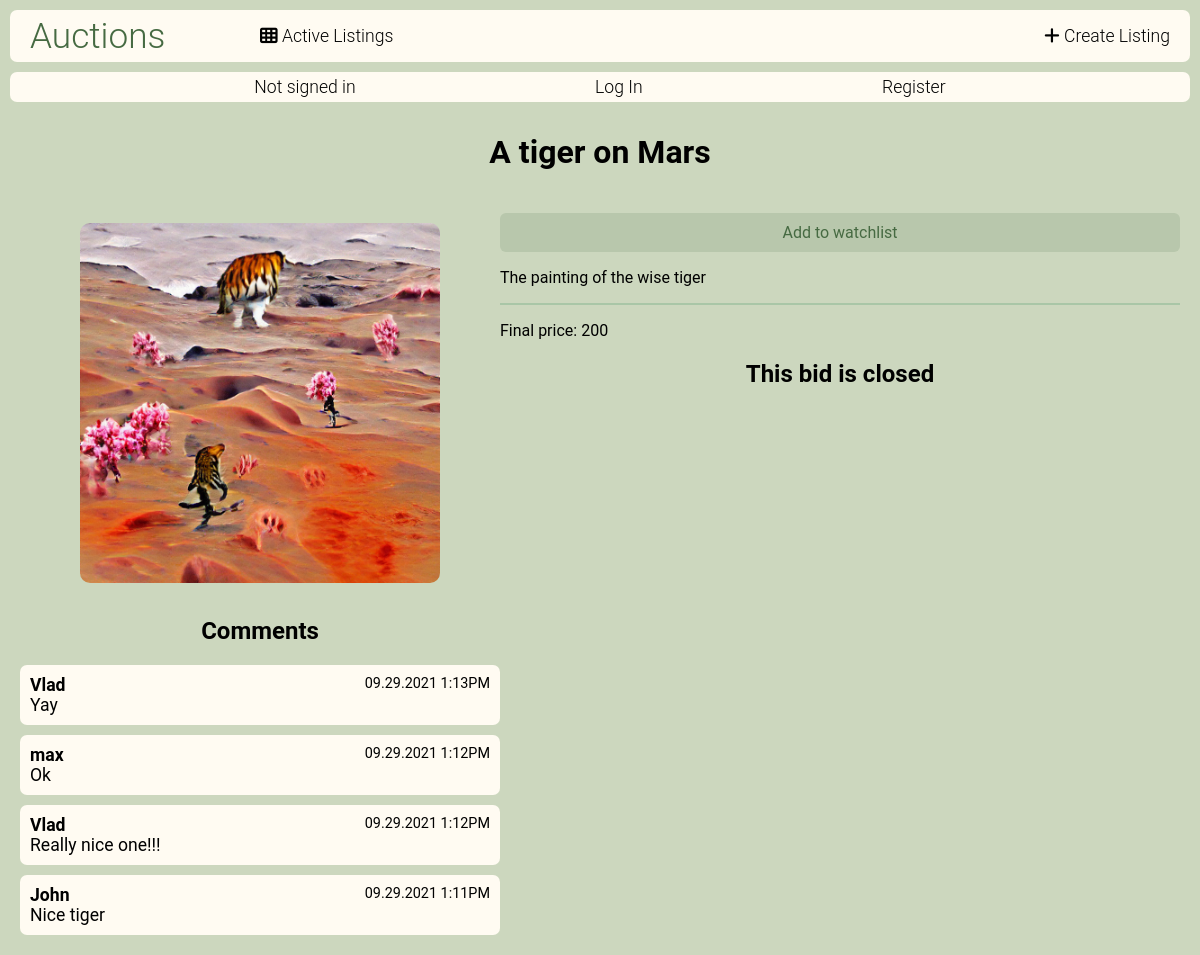
Page /listing/29 on the committed database.
### auctions/models.py (models this page shows, shortened)
class Listing(models.Model):
    title = models.CharField(max_length=64)
    description = models.CharField(max_length=1000)
    starting_price = models.IntegerField(validators=[
        MinValueValidator(1)
    ])
    photo = models.ImageField(upload_to="listings", default=None)
    category = models.ForeignKey(Category, on_delete=models.SET_NULL, related_name="listings", null=True)
    owner = models.ForeignKey(User,related_name="listings", on_delete=models.CASCADE)
    active = models.BooleanField(default=True)
    datetime = models.DateTimeField(default=datetime(2021, 9, 12))
    def highest_bid(self):
        return self.bids.order_by("-value").first()

class Bid(models.Model):
    value = models.IntegerField()
    user = models.ForeignKey(User, on_delete=models.CASCADE, related_name="bids")
    listing = models.ForeignKey(Listing, on_delete=models.CASCADE, related_name="bids")
    datetime = models.DateTimeField(default=datetime(2021, 9, 12))

class Comment(models.Model):
    user = models.ForeignKey(User, on_delete=models.SET_NULL, related_name="comments", null=True)
    text = models.CharField(max_length=500)
    datetime = models.DateTimeField(default=datetime(2021, 9, 12))
    listing = models.ForeignKey(Listing, on_delete=models.CASCADE, related_name="comments")

class User(AbstractUser):
    watchlist = models.ManyToManyField('Listing', blank=True, related_name="users_watching")

### auctions/views.py (the view, shortened to what this page needs)
# urls.py: path("listing/<int:id>", views.listing, name="listing"),
def listing(request, id):
    try:
        listing = Listing.objects.get(pk=id)
    except Listing.DoesNotExist:
        return render(request, "auctions/404.html")
    comments = Comment.objects.filter(listing=listing).order_by("-datetime").all()
    return render(request, "auctions/listing.html", {
        "listing": listing,
        "form": BidForm(),
        "comment_form": CommentForm(),
        "bids": listing.bids.order_by('-value').all(),
        "comments": comments,
    })

### auctions/templates/auctions/listing.html (shortened to what this page needs)
{% extends "auctions/layout.html" %}
{% block body %}
    <div class="page-container">
        <div class="page-title">
            <h1>{{ listing.title }}</h1>
        </div>
        <div class="listing-page-container">
            <div class="listing-page-image-container">
                <img src="{{ listing.photo.url }}" alt="Listing's photo"">
            </div>
            <div class="listing-page-text">
                {% if listing in user.watchlist.all %}
                    <a href="{% url 'unwatch' listing.id %}"><div style="margin: 0;" class="red-label">Remove from watchlist</div></a>
                {% else %}
                    <a href="{% url 'watch' listing.id %}"><div style="margin: 0;" class="green-label">Add to watchlist</div></a>
                {% endif %}
                <p>{{ listing.description }}</p>
                <hr style="border: rgba(46, 139, 86, 0.219) 1px solid;">
                {% if listing.active %}
                    <p>Current price:
                        {% if listing.highest_bid %}
                            {{ listing.highest_bid.value }}
                        {% else %}
                            {{ listing.starting_price }}
                        {% endif %}
                    </p>
                    <p>{{ listing.bids.count }} bid(s) so far.</p>
                    {% if user == listing.owner %}
                        <h2>Bid history:</h2>
                        <ul>
                            {% for bid in bids %}
                            <li>{{ bid.value }} by {{ bid.user }}</li>
                            {% empty %}
                            <li>No bids yet</li>
                            {% endfor %}
                        </ul>
                        <a href="{% url 'deactivate' listing.id %}"><div style="margin: 0;" class="red-label">Close this listing</div></a>
                    {% elif user.is_authenticated %}
                    <h2 style="text-align: center;">Place a bid</h2>
                    <form action="{% url 'listing' listing.id %}" method="POST">
                        {% csrf_token %}
                        {{ form }}
                        <input class="form-submit" type="submit" name="place_bid" value="Bid">
                    </form>
                    {% endif %}
                {% else %}
                    <p>Final price:
                        {% if listing.highest_bid %}
                            {{ listing.highest_bid.value }}
                        {% else %}
                            {{ listing.starting_price }}
                        {% endif %}
                    </p>
                    {% if listing.highest_bid.user == user %}
                        <h2 class="subheader">Congratulations! You won the bid!</h2>
                    {% else %}
                        <h2 class="subheader">This bid is closed</h2>
                    {% endif %}
                {% endif %}
            </div>
            <div class="listing-page-comments-container">
                <h2 class="subheader">Comments</h2>
                <div class="comments-container">
                    {% for comment in comments %}
                        <div class="comment">
                            <div class="comment-user"><strong>{{comment.user}}</strong></div>
                            <div class="comment-datetime">{{comment.datetime|date:"m.d.Y g:iA"}}</div>
                            <div>{{comment.text}}</div>
                        </div>
                    {% empty %}
                        <div class="no-content">No comments so far.</div>
                    {% endfor %}
                </div>
            </div>
        </div>
{% endblock %}

### auctions/static/auctions/styles.css (style rules this page uses)
body { padding: 0px; margin: 0px; background-color: #CCD7BE; }
html { box-sizing: border-box; font-family: "Roboto", Corbel, Avenir, "Lucida Grande", "Lucida Sans", sans-serif }
*, *:before, *:after { box-sizing: inherit; }
a { color: #466A42; }
.green-label { background-color: #466a4226; padding: 10px; border-radius: 6px; text-decoration: none; margin-left: 20px; text-align: center; min-width: fit-content; vertical-align: middle; }
.page-container { display: grid; grid-template-columns: 1fr 30% 1fr; grid-template-rows: auto auto auto; }
.page-title { grid-row-start: 1; grid-column-start: 1; grid-column-end: 4; font-size: 1rem; text-align: center; }
.listing-page-container { grid-column-start: 1; grid-column-end: 4; grid-row-start: 2; display: grid; padding: 20px; grid-template-columns: 40vw auto; }
.listing-page-image-container { grid-column-start: 1; grid-column-end: 2; text-align: center; margin: 10px 0px; }
.listing-page-image-container img { max-width: 75%; max-height: 70vh; border-radius: 10px; }
.listing-page-text { grid-column-start: 2; grid-column-end: 3; }
.listing-page-text p { overflow-wrap: break-word; word-wrap: break-word; word-break: break-word; }
.listing-page-text a { text-decoration: none; }
.listing-page-comments-container { grid-column-start: 1; grid-column-end: 2; }
.subheader { text-align: center; }
.comments-container { display: flex; flex-direction: column; gap: 10px; }
.comment { padding: 10px; font-size: 1.1rem; background-color: #FFFBF2; border-radius: 7px; text-decoration: none; }
.comment-user { display: inline-block; }
.comment-datetime { float: right; font-size: 0.9rem; }

### rows in the picture
Listing: title "A tiger on Mars", photo (picture), description "The painting of the wise tiger", highest_bid.value "200"
Comment: user "Vlad", datetime "09.29.2021 1:13PM", text "Yay"
Comment: user "max", datetime "09.29.2021 1:12PM", text "Ok"
Comment: user "Vlad", datetime "09.29.2021 1:12PM", text "Really nice one!!!"
Comment: user "John", datetime "09.29.2021 1:11PM", text "Nice tiger"
